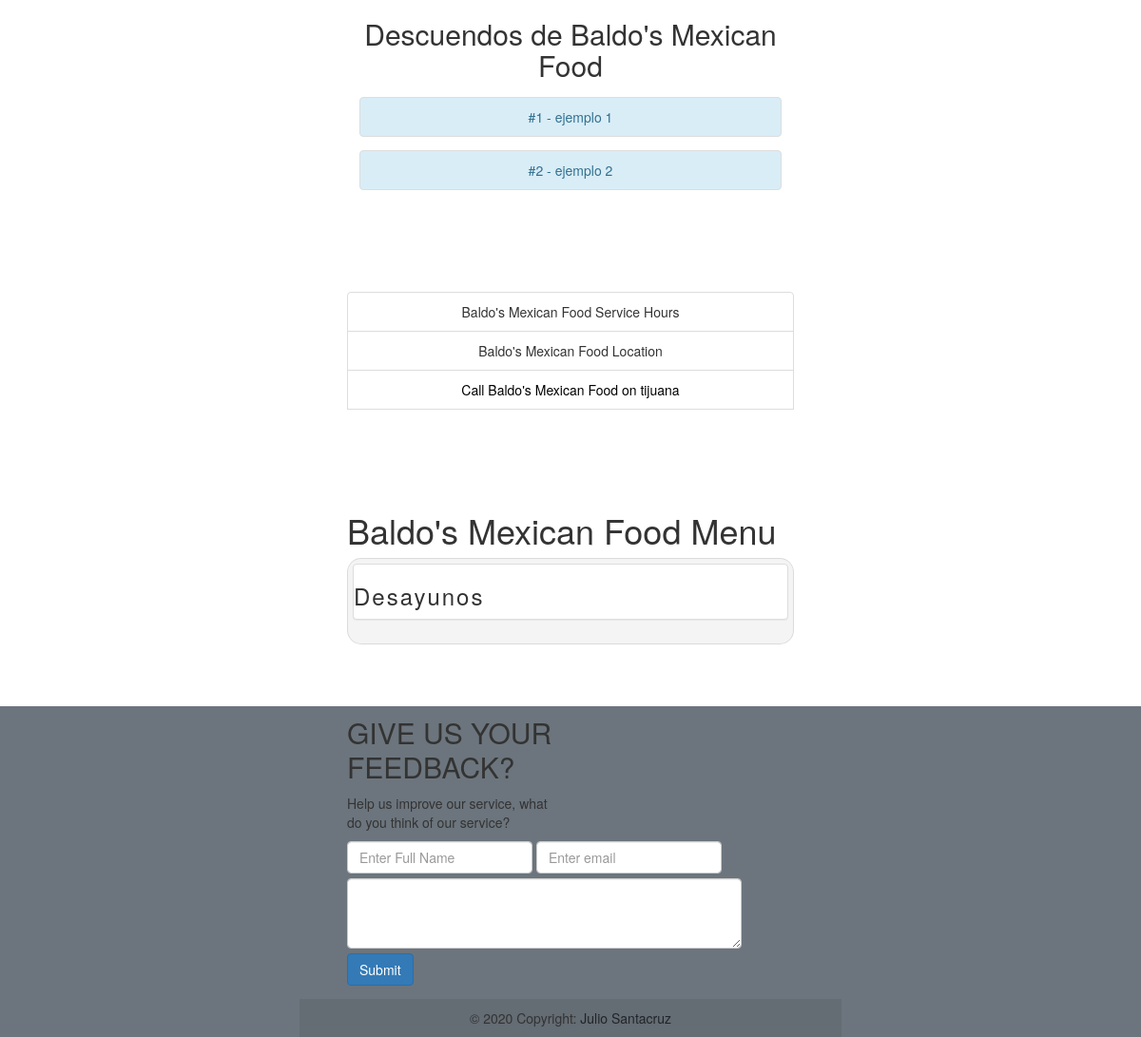
/California/baldos-mexican-food/ (signed in, lower part), run on an earlier commit of the app's database.
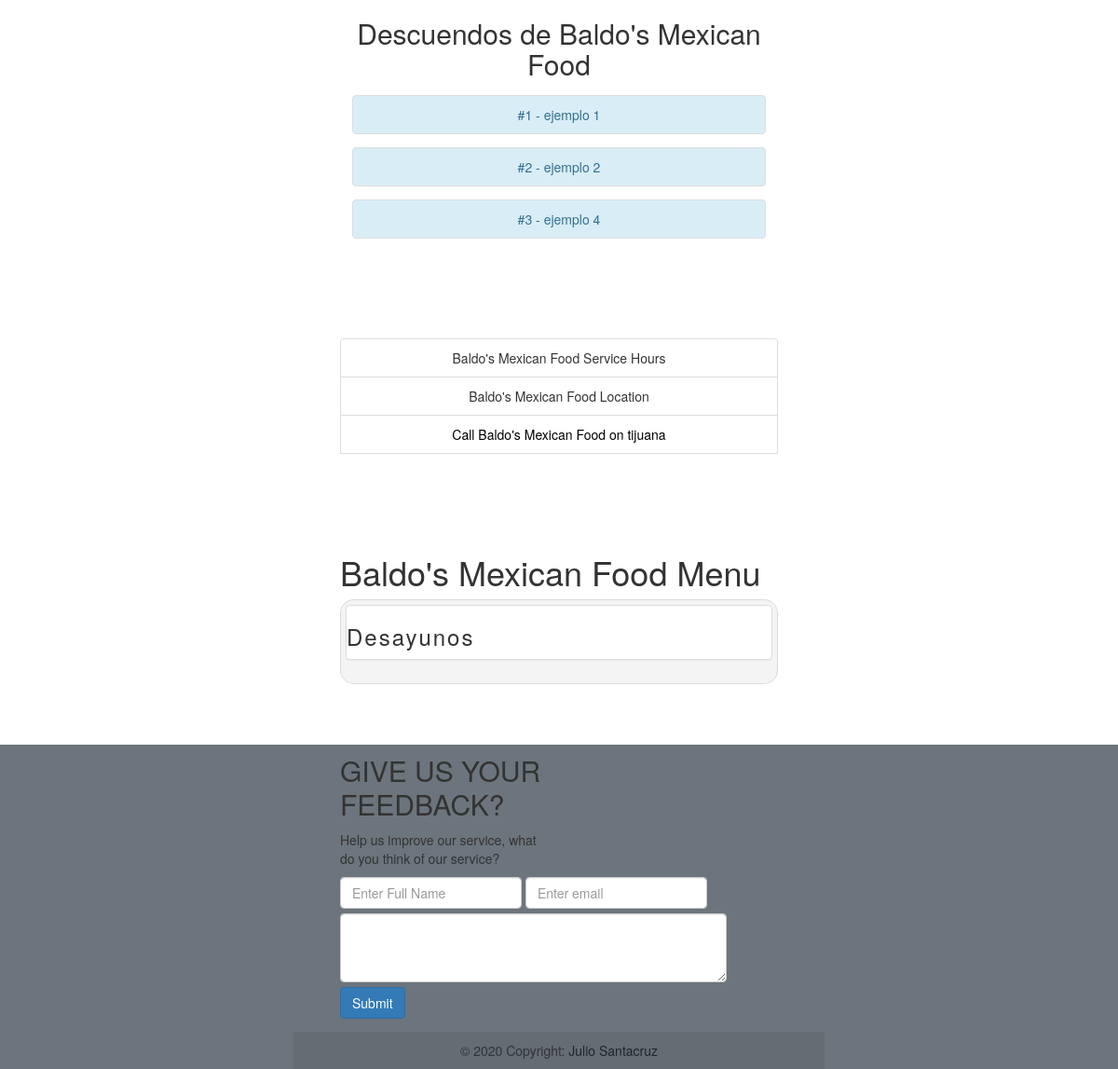
And on a later commit of the database.
### membership/models.py (models this page shows)
class CuponBlock(models.Model):
    user = models.ForeignKey(User, null=True, on_delete=models.CASCADE)
    cupon = models.ForeignKey(Cupon, null=True, on_delete=models.CASCADE)
    used = models.IntegerField(default=0, verbose_name='Usado?')

### place/models.py (models this page shows, shortened)
class Cupon(models.Model):
    number = models.IntegerField(verbose_name="#", default=0)
    title = models.CharField(max_length=30, verbose_name="titulo cupon")
    description = models.CharField(max_length=80, verbose_name="descripcion cupon", blank=True)
    restaurant = models.ForeignKey(Place, on_delete=models.CASCADE, verbose_name="restaurante")
    cupon_used = models.IntegerField(default=0, verbose_name="se uso?")

### place/views.py (the view, shortened to what this page needs)
# urls.py: path('<str:state>/<str:slug>/', views.place_detail, name='place_detail'),
def place_detail(request, state, slug): #FREE ACCESS
    place = get_object_or_404(Place, slug=slug)# Trae la informacion del restaurante
    queryset = ServiceMenu.objects.all() # Trae la informacion del menu
    lugar = place.id
    fs_list = queryset.filter(place =lugar)
    fs_category = queryset.filter(place =lugar).values_list('product_category', flat=True).distinct()
    if request.user.is_authenticated:
        qs_descuentos = CuponBlock.objects.filter(user=request.user)
        cupon_descuento = qs_descuentos.filter(cupon__restaurant=lugar)
        context = {
        'place': place,
        'food_services': fs_list,
        'cat_menu': fs_category,
        'cupones': cupon_descuento,
        }
        return render(request, 'place/place.html', context)

### templates/place/place.html (shortened to what this page needs)
{% extends 'base.html' %}
{% load static %}
{% block content %}
<div class="jumbotron text-center" style="background-color: rgba(255, 255, 255, .2); max-width: 50rem; margin:auto; ">
    <h1 class="place-title"> {{place.title}} </h1><br />
    <div class="container">
        {% if user.is_authenticated %}
        <h2>Descuendos de {{place.title}}</h2>
        <div class="list-group">
            {% for c in cupones %}
            <button class="btn btn-primary-outline" type="button" data-toggle="modal"
                data-target="#cupon_discount{{c.id}}">
                {% if c.used %} <a class="list-group-item list-group-item-danger"> {% else %} <a
                        class="list-group-item list-group-item-info"> {% endif %}
                        #{{c.cupon.number}} - {{c.cupon.title}}
                        <br><small>{{c.cupon.description}} </small>
                    </a>
            </button>
            {% endfor %}
        </div>
    </div>
    {% endif %}
    <br /><br /><br /><br />
    <div class="container" style="max-width: 50rem; margin:auto;">
        <div class="list-group">
            <div type="" class="list-group-item" data-toggle="collapse" data-target="#servicehours">{{place.title}}
                Service Hours</div>
            <div type="" class="list-group-item" data-toggle="collapse" data-target="#location">{{place.title}}
                Location</div>
            <a href="tel:+{{place.phone_number}}" style="color: rgb(255, 255, 255);">
                <div type="" class="list-group-item">
                    <a href="tel:+{{place.phone_number}}" style="color: rgb(0, 0, 0);">
                        Call {{place.title}} on {{place.city}}
                </div>
            </a>
        </div>
    </div>
    <br />
</div>
<div class="container" style="max-width: 50rem; margin:auto;">
    <h1>{{place.title}} Menu </h1>
    {% for i in cat_menu %}
    <details>
        <summary>
            <div class="panel panel-default">
                <h3 class="font-weight-bold"> {{i}} </h3>
            </div>
        </summary>
        {% for fs in food_services %}
        {% if fs.product_category == i%}
        <br>
        {% endif %}
        {% endfor %}
    </details>
    {% endfor %}
    <br />
</div> <br />
</div> <br />
{% endblock %}

What changed in the data, as far as the page shows it:
added CuponBlock: cupon.number "3", cupon "ejemplo 4"
